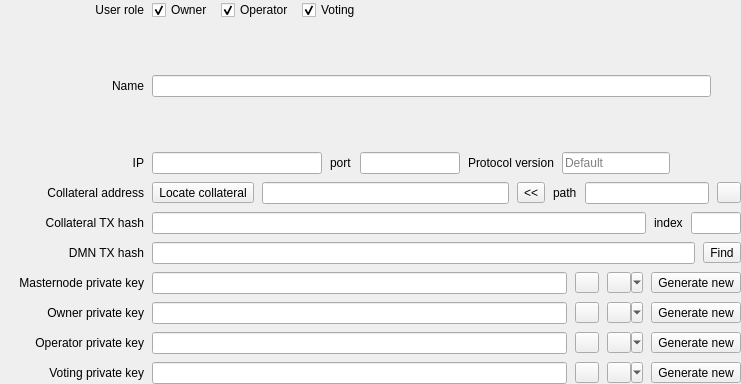
<?xml version="1.0" encoding="UTF-8"?>
<ui version="4.0">
 <class>WdgMasternodeDetails</class>
 <widget class="QWidget" name="WdgMasternodeDetails">
  <property name="geometry">
   <rect>
    <x>0</x>
    <y>0</y>
    <width>741</width>
    <height>384</height>
   </rect>
  </property>
  <property name="sizePolicy">
   <sizepolicy hsizetype="Preferred" vsizetype="Preferred">
    <horstretch>0</horstretch>
    <verstretch>0</verstretch>
   </sizepolicy>
  </property>
  <property name="minimumSize">
   <size>
    <width>700</width>
    <height>0</height>
   </size>
  </property>
  <property name="windowTitle">
   <string>Form</string>
  </property>
  <property name="styleSheet">
   <string notr="true"/>
  </property>
  <layout class="QVBoxLayout" name="verticalLayout_2">
   <property name="spacing">
    <number>0</number>
   </property>
   <property name="leftMargin">
    <number>0</number>
   </property>
   <property name="topMargin">
    <number>0</number>
   </property>
   <property name="rightMargin">
    <number>0</number>
   </property>
   <property name="bottomMargin">
    <number>0</number>
   </property>
   <item>
    <widget class="QWidget" name="widget_2" native="true">
     <property name="sizePolicy">
      <sizepolicy hsizetype="Preferred" vsizetype="Preferred">
       <horstretch>0</horstretch>
       <verstretch>0</verstretch>
      </sizepolicy>
     </property>
     <layout class="QVBoxLayout" name="verticalLayout">
      <property name="spacing">
       <number>8</number>
      </property>
      <property name="leftMargin">
       <number>0</number>
      </property>
      <property name="topMargin">
       <number>0</number>
      </property>
      <property name="rightMargin">
       <number>0</number>
      </property>
      <property name="bottomMargin">
       <number>0</number>
      </property>
      <item>
       <layout class="QHBoxLayout" name="horizontalLayout_12">
        <item>
         <widget class="QLabel" name="lblUserRole">
          <property name="minimumSize">
           <size>
            <width>144</width>
            <height>0</height>
           </size>
          </property>
          <property name="text">
           <string>User role</string>
          </property>
          <property name="alignment">
           <set>Qt::AlignRight|Qt::AlignTrailing|Qt::AlignVCenter</set>
          </property>
         </widget>
        </item>
        <item>
         <widget class="QCheckBox" name="chbRoleOwner">
          <property name="text">
           <string>Owner</string>
          </property>
          <property name="checked">
           <bool>true</bool>
          </property>
         </widget>
        </item>
        <item>
         <widget class="QCheckBox" name="chbRoleOperator">
          <property name="text">
           <string>Operator</string>
          </property>
          <property name="checked">
           <bool>true</bool>
          </property>
         </widget>
        </item>
        <item>
         <widget class="QCheckBox" name="chbRoleVoting">
          <property name="text">
           <string>Voting</string>
          </property>
          <property name="checked">
           <bool>true</bool>
          </property>
         </widget>
        </item>
        <item>
         <spacer name="horizontalSpacer_3">
          <property name="orientation">
           <enum>Qt::Horizontal</enum>
          </property>
          <property name="sizeHint" stdset="0">
           <size>
            <width>40</width>
            <height>0</height>
           </size>
          </property>
         </spacer>
        </item>
       </layout>
      </item>
      <item>
       <layout class="QHBoxLayout" name="horizontalLayout_2">
        <item>
         <widget class="QLabel" name="lblName">
          <property name="minimumSize">
           <size>
            <width>144</width>
            <height>0</height>
           </size>
          </property>
          <property name="layoutDirection">
           <enum>Qt::LeftToRight</enum>
          </property>
          <property name="text">
           <string>Name</string>
          </property>
          <property name="alignment">
           <set>Qt::AlignRight|Qt::AlignTrailing|Qt::AlignVCenter</set>
          </property>
         </widget>
        </item>
        <item>
         <widget class="QLineEdit" name="edtName"/>
        </item>
        <item>
         <widget class="QLabel" name="lblTitle">
          <property name="sizePolicy">
           <sizepolicy hsizetype="Minimum" vsizetype="Preferred">
            <horstretch>0</horstretch>
            <verstretch>0</verstretch>
           </sizepolicy>
          </property>
          <property name="styleSheet">
           <string notr="true"/>
          </property>
          <property name="text">
           <string/>
          </property>
          <property name="wordWrap">
           <bool>false</bool>
          </property>
         </widget>
        </item>
        <item>
         <widget class="QLabel" name="lblAction">
          <property name="text">
           <string/>
          </property>
         </widget>
        </item>
       </layout>
      </item>
      <item>
       <layout class="QHBoxLayout" name="horizontalLayout_3" stretch="0,1,0,0,0,0,0">
        <item>
         <widget class="QLabel" name="lblIP">
          <property name="minimumSize">
           <size>
            <width>144</width>
            <height>0</height>
           </size>
          </property>
          <property name="layoutDirection">
           <enum>Qt::LeftToRight</enum>
          </property>
          <property name="text">
           <string>IP</string>
          </property>
          <property name="alignment">
           <set>Qt::AlignRight|Qt::AlignTrailing|Qt::AlignVCenter</set>
          </property>
         </widget>
        </item>
        <item>
         <widget class="QLineEdit" name="edtIP">
          <property name="sizePolicy">
           <sizepolicy hsizetype="Fixed" vsizetype="Fixed">
            <horstretch>0</horstretch>
            <verstretch>0</verstretch>
           </sizepolicy>
          </property>
          <property name="minimumSize">
           <size>
            <width>170</width>
            <height>0</height>
           </size>
          </property>
          <property name="clearButtonEnabled">
           <bool>true</bool>
          </property>
         </widget>
        </item>
        <item>
         <widget class="QLabel" name="lblPort">
          <property name="text">
           <string>port</string>
          </property>
         </widget>
        </item>
        <item>
         <widget class="QLineEdit" name="edtPort">
          <property name="sizePolicy">
           <sizepolicy hsizetype="Fixed" vsizetype="Fixed">
            <horstretch>0</horstretch>
            <verstretch>0</verstretch>
           </sizepolicy>
          </property>
          <property name="maximumSize">
           <size>
            <width>100</width>
            <height>16777215</height>
           </size>
          </property>
          <property name="clearButtonEnabled">
           <bool>true</bool>
          </property>
         </widget>
        </item>
        <item>
         <widget class="QLabel" name="lblProtocolVersion">
          <property name="text">
           <string>Protocol version</string>
          </property>
         </widget>
        </item>
        <item>
         <widget class="QLineEdit" name="edtProtocolVersion">
          <property name="sizePolicy">
           <sizepolicy hsizetype="Fixed" vsizetype="Fixed">
            <horstretch>0</horstretch>
            <verstretch>0</verstretch>
           </sizepolicy>
          </property>
          <property name="placeholderText">
           <string>Default</string>
          </property>
          <property name="clearButtonEnabled">
           <bool>true</bool>
          </property>
         </widget>
        </item>
        <item>
         <spacer name="horizontalSpacer_2">
          <property name="orientation">
           <enum>Qt::Horizontal</enum>
          </property>
          <property name="sizeHint" stdset="0">
           <size>
            <width>0</width>
            <height>0</height>
           </size>
          </property>
         </spacer>
        </item>
       </layout>
      </item>
      <item>
       <layout class="QHBoxLayout" name="horizontalLayout_5" stretch="0,0,2,0,0,1,0">
        <item>
         <widget class="QLabel" name="lblCollateral">
          <property name="minimumSize">
           <size>
            <width>144</width>
            <height>0</height>
           </size>
          </property>
          <property name="text">
           <string>Collateral address</string>
          </property>
          <property name="alignment">
           <set>Qt::AlignRight|Qt::AlignTrailing|Qt::AlignVCenter</set>
          </property>
         </widget>
        </item>
        <item>
         <widget class="QToolButton" name="btnLocateCollateral">
          <property name="text">
           <string>Locate collateral</string>
          </property>
         </widget>
        </item>
        <item>
         <widget class="QLineEdit" name="edtCollateralAddress">
          <property name="clearButtonEnabled">
           <bool>true</bool>
          </property>
         </widget>
        </item>
        <item>
         <widget class="QToolButton" name="btnBip32PathToAddress">
          <property name="toolTip">
           <string>Convert BIP32 path to address</string>
          </property>
          <property name="text">
           <string>&lt;&lt;</string>
          </property>
         </widget>
        </item>
        <item>
         <widget class="QLabel" name="lblCollateralPath">
          <property name="text">
           <string>path</string>
          </property>
         </widget>
        </item>
        <item>
         <widget class="QLineEdit" name="edtCollateralPath">
          <property name="maximumSize">
           <size>
            <width>16777215</width>
            <height>16777215</height>
           </size>
          </property>
          <property name="clearButtonEnabled">
           <bool>true</bool>
          </property>
         </widget>
        </item>
        <item>
         <widget class="QToolButton" name="btnShowCollateralPathAddress">
          <property name="maximumSize">
           <size>
            <width>16777215</width>
            <height>21</height>
           </size>
          </property>
          <property name="toolTip">
           <string>Show GINcoin address for the entered BIP32 path</string>
          </property>
          <property name="text">
           <string/>
          </property>
         </widget>
        </item>
       </layout>
      </item>
      <item>
       <layout class="QHBoxLayout" name="horizontalLayout_6">
        <item>
         <widget class="QLabel" name="lblCollateralTxHash">
          <property name="minimumSize">
           <size>
            <width>144</width>
            <height>0</height>
           </size>
          </property>
          <property name="text">
           <string>Collateral TX hash</string>
          </property>
          <property name="alignment">
           <set>Qt::AlignRight|Qt::AlignTrailing|Qt::AlignVCenter</set>
          </property>
         </widget>
        </item>
        <item>
         <widget class="QLineEdit" name="edtCollateralTxHash">
          <property name="clearButtonEnabled">
           <bool>true</bool>
          </property>
         </widget>
        </item>
        <item>
         <widget class="QLabel" name="lblCollateralTxIndex">
          <property name="text">
           <string>index</string>
          </property>
         </widget>
        </item>
        <item>
         <widget class="QLineEdit" name="edtCollateralTxIndex">
          <property name="maximumSize">
           <size>
            <width>50</width>
            <height>16777215</height>
           </size>
          </property>
         </widget>
        </item>
       </layout>
      </item>
      <item>
       <layout class="QHBoxLayout" name="horizontalLayout_10">
        <item>
         <widget class="QLabel" name="lblDMNTxHash">
          <property name="minimumSize">
           <size>
            <width>144</width>
            <height>0</height>
           </size>
          </property>
          <property name="text">
           <string>DMN TX hash</string>
          </property>
          <property name="alignment">
           <set>Qt::AlignRight|Qt::AlignTrailing|Qt::AlignVCenter</set>
          </property>
         </widget>
        </item>
        <item>
         <widget class="QLineEdit" name="edtDMNTxHash">
          <property name="clearButtonEnabled">
           <bool>true</bool>
          </property>
         </widget>
        </item>
        <item>
         <widget class="QToolButton" name="btnFindDMNTxHash">
          <property name="toolTip">
           <string>Find DMN TX hash based on the ip/port or collateral tx</string>
          </property>
          <property name="text">
           <string>Find</string>
          </property>
         </widget>
        </item>
       </layout>
      </item>
      <item>
       <layout class="QHBoxLayout" name="horizontalLayout">
        <item>
         <widget class="QLabel" name="lblMasternodePrivateKey">
          <property name="minimumSize">
           <size>
            <width>144</width>
            <height>0</height>
           </size>
          </property>
          <property name="text">
           <string>Masternode private key</string>
          </property>
          <property name="alignment">
           <set>Qt::AlignRight|Qt::AlignTrailing|Qt::AlignVCenter</set>
          </property>
         </widget>
        </item>
        <item>
         <widget class="QLineEdit" name="edtMasternodePrivateKey">
          <property name="echoMode">
           <enum>QLineEdit::Password</enum>
          </property>
          <property name="clearButtonEnabled">
           <bool>true</bool>
          </property>
         </widget>
        </item>
        <item>
         <widget class="QToolButton" name="btnCopyMnKey">
          <property name="maximumSize">
           <size>
            <width>16777215</width>
            <height>21</height>
           </size>
          </property>
          <property name="toolTip">
           <string>Copy key to clipboard</string>
          </property>
          <property name="text">
           <string/>
          </property>
          <property name="popupMode">
           <enum>QToolButton::InstantPopup</enum>
          </property>
          <property name="arrowType">
           <enum>Qt::NoArrow</enum>
          </property>
         </widget>
        </item>
        <item>
         <widget class="QToolButton" name="btnShowMnPrivateKey">
          <property name="sizePolicy">
           <sizepolicy hsizetype="Fixed" vsizetype="Fixed">
            <horstretch>0</horstretch>
            <verstretch>0</verstretch>
           </sizepolicy>
          </property>
          <property name="maximumSize">
           <size>
            <width>16777215</width>
            <height>21</height>
           </size>
          </property>
          <property name="toolTip">
           <string>Show/hide private key</string>
          </property>
          <property name="text">
           <string/>
          </property>
          <property name="checkable">
           <bool>true</bool>
          </property>
          <property name="popupMode">
           <enum>QToolButton::MenuButtonPopup</enum>
          </property>
         </widget>
        </item>
        <item>
         <widget class="QToolButton" name="btnGenerateMnPrivateKey">
          <property name="text">
           <string>Generate new</string>
          </property>
         </widget>
        </item>
       </layout>
      </item>
      <item>
       <layout class="QHBoxLayout" name="horizontalLayout_7">
        <item>
         <widget class="QLabel" name="lblOwnerKey">
          <property name="minimumSize">
           <size>
            <width>144</width>
            <height>0</height>
           </size>
          </property>
          <property name="text">
           <string>Owner private key</string>
          </property>
          <property name="alignment">
           <set>Qt::AlignRight|Qt::AlignTrailing|Qt::AlignVCenter</set>
          </property>
         </widget>
        </item>
        <item>
         <widget class="QLineEdit" name="edtOwnerKey">
          <property name="echoMode">
           <enum>QLineEdit::Password</enum>
          </property>
          <property name="clearButtonEnabled">
           <bool>true</bool>
          </property>
         </widget>
        </item>
        <item>
         <widget class="QToolButton" name="btnCopyOwnerKey">
          <property name="maximumSize">
           <size>
            <width>16777215</width>
            <height>21</height>
           </size>
          </property>
          <property name="toolTip">
           <string>Copy key to clipboard</string>
          </property>
          <property name="text">
           <string/>
          </property>
          <property name="popupMode">
           <enum>QToolButton::InstantPopup</enum>
          </property>
         </widget>
        </item>
        <item>
         <widget class="QToolButton" name="btnShowOwnerPrivateKey">
          <property name="maximumSize">
           <size>
            <width>16777215</width>
            <height>21</height>
           </size>
          </property>
          <property name="toolTip">
           <string>Show/hide private key</string>
          </property>
          <property name="text">
           <string/>
          </property>
          <property name="checkable">
           <bool>true</bool>
          </property>
          <property name="popupMode">
           <enum>QToolButton::MenuButtonPopup</enum>
          </property>
         </widget>
        </item>
        <item>
         <widget class="QToolButton" name="btnGenerateOwnerPrivateKey">
          <property name="text">
           <string>Generate new</string>
          </property>
         </widget>
        </item>
       </layout>
      </item>
      <item>
       <layout class="QHBoxLayout" name="horizontalLayout_8">
        <item>
         <widget class="QLabel" name="lblOperatorKey">
          <property name="minimumSize">
           <size>
            <width>144</width>
            <height>0</height>
           </size>
          </property>
          <property name="text">
           <string>Operator private key</string>
          </property>
          <property name="alignment">
           <set>Qt::AlignRight|Qt::AlignTrailing|Qt::AlignVCenter</set>
          </property>
         </widget>
        </item>
        <item>
         <widget class="QLineEdit" name="edtOperatorKey">
          <property name="echoMode">
           <enum>QLineEdit::Password</enum>
          </property>
          <property name="clearButtonEnabled">
           <bool>true</bool>
          </property>
         </widget>
        </item>
        <item>
         <widget class="QToolButton" name="btnCopyOperatorKey">
          <property name="maximumSize">
           <size>
            <width>16777215</width>
            <height>21</height>
           </size>
          </property>
          <property name="toolTip">
           <string>Copy key to clipboard</string>
          </property>
          <property name="text">
           <string/>
          </property>
          <property name="popupMode">
           <enum>QToolButton::InstantPopup</enum>
          </property>
         </widget>
        </item>
        <item>
         <widget class="QToolButton" name="btnShowOperatorPrivateKey">
          <property name="maximumSize">
           <size>
            <width>16777215</width>
            <height>21</height>
           </size>
          </property>
          <property name="toolTip">
           <string>Show/hide private key</string>
          </property>
          <property name="text">
           <string/>
          </property>
          <property name="checkable">
           <bool>true</bool>
          </property>
          <property name="popupMode">
           <enum>QToolButton::MenuButtonPopup</enum>
          </property>
         </widget>
        </item>
        <item>
         <widget class="QToolButton" name="btnGenerateOperatorPrivateKey">
          <property name="text">
           <string>Generate new</string>
          </property>
         </widget>
        </item>
       </layout>
      </item>
      <item>
       <layout class="QHBoxLayout" name="horizontalLayout_9">
        <item>
         <widget class="QLabel" name="lblVotingKey">
          <property name="minimumSize">
           <size>
            <width>144</width>
            <height>0</height>
           </size>
          </property>
          <property name="text">
           <string>Voting private key</string>
          </property>
          <property name="alignment">
           <set>Qt::AlignRight|Qt::AlignTrailing|Qt::AlignVCenter</set>
          </property>
         </widget>
        </item>
        <item>
         <widget class="QLineEdit" name="edtVotingKey">
          <property name="echoMode">
           <enum>QLineEdit::Password</enum>
          </property>
          <property name="clearButtonEnabled">
           <bool>true</bool>
          </property>
         </widget>
        </item>
        <item>
         <widget class="QToolButton" name="btnCopyVotingKey">
          <property name="maximumSize">
           <size>
            <width>16777215</width>
            <height>21</height>
           </size>
          </property>
          <property name="toolTip">
           <string>Copy key to clipboard</string>
          </property>
          <property name="text">
           <string/>
          </property>
          <property name="popupMode">
           <enum>QToolButton::InstantPopup</enum>
          </property>
         </widget>
        </item>
        <item>
         <widget class="QToolButton" name="btnShowVotingPrivateKey">
          <property name="maximumSize">
           <size>
            <width>16777215</width>
            <height>21</height>
           </size>
          </property>
          <property name="toolTip">
           <string>Show/hide private key</string>
          </property>
          <property name="text">
           <string/>
          </property>
          <property name="checkable">
           <bool>true</bool>
          </property>
          <property name="popupMode">
           <enum>QToolButton::MenuButtonPopup</enum>
          </property>
         </widget>
        </item>
        <item>
         <widget class="QToolButton" name="btnGenerateVotingPrivateKey">
          <property name="text">
           <string>Generate new</string>
          </property>
         </widget>
        </item>
       </layout>
      </item>
     </layout>
    </widget>
   </item>
  </layout>
 </widget>
 <tabstops>
  <tabstop>edtName</tabstop>
  <tabstop>edtIP</tabstop>
  <tabstop>edtPort</tabstop>
  <tabstop>edtCollateralAddress</tabstop>
  <tabstop>edtCollateralPath</tabstop>
  <tabstop>edtCollateralTxHash</tabstop>
  <tabstop>edtCollateralTxIndex</tabstop>
  <tabstop>edtDMNTxHash</tabstop>
  <tabstop>edtMasternodePrivateKey</tabstop>
  <tabstop>edtOwnerKey</tabstop>
  <tabstop>edtOperatorKey</tabstop>
  <tabstop>edtVotingKey</tabstop>
  <tabstop>btnGenerateMnPrivateKey</tabstop>
  <tabstop>chbRoleOwner</tabstop>
  <tabstop>chbRoleOperator</tabstop>
  <tabstop>chbRoleVoting</tabstop>
 </tabstops>
 <resources/>
 <connections/>
</ui>
